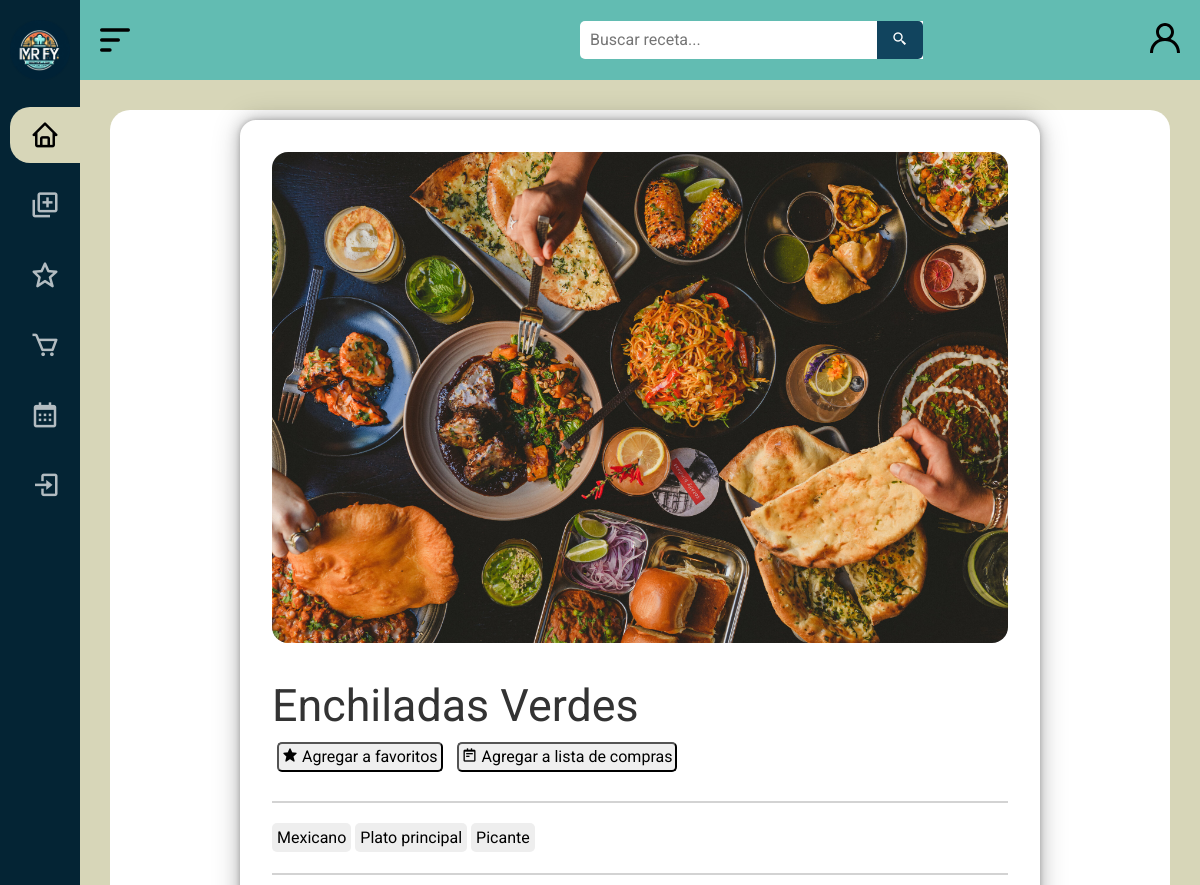
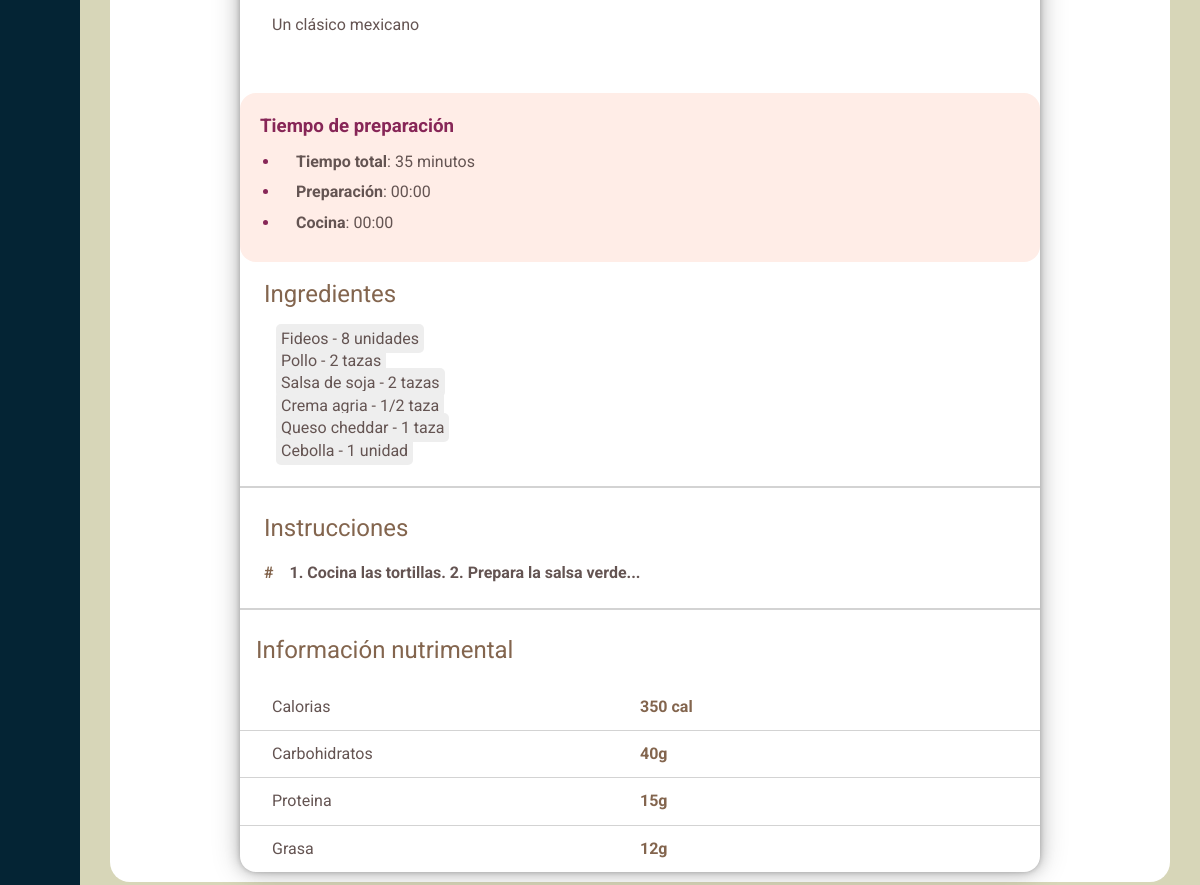
/recipe/4/, run on the app's committed database (2 pictures, top to bottom).
### MRFY/models.py (models this page shows, shortened)
class Recipe(models.Model):
    IDReceta = models.AutoField(primary_key=True, unique=True)  # Clave primaria que coincide con la base de datos
    Nombre = models.CharField(max_length=100, null=False)
    Calorias = models.CharField(max_length=50, null=True)
    CarbHidratos = models.CharField(max_length=50, null=True)
    Proteinas = models.CharField(max_length=50, null=True)
    Grasas = models.CharField(max_length=50, null=True)
    Instrucciones = models.TextField(null=True)
    Comentarios = models.TextField(null=True)
    Valoración = models.DecimalField(max_digits=3, decimal_places=1, null=True)
    TiempoPreparación = models.CharField(max_length=50, null=True)
    Imagen = models.TextField(default='images/wallpaper4.jpg')
    Etiquetas = models.ManyToManyField('Tag', through='RecipeTag')
    Ingredientes = models.ManyToManyField('Ingredient', through='RecipeIngredient')

class RecipeTag(models.Model):
    IDReceta = models.ForeignKey(Recipe, on_delete=models.CASCADE)
    IDTag = models.ForeignKey(Tag, on_delete=models.CASCADE)

class Tag(models.Model):
    IDTag = models.AutoField(primary_key=True, unique=True)  # Clave primaria que coincide con la base de datos
    Nombre = models.CharField(max_length=100, null=False)

class RecipeIngredient(models.Model):
    IDReceta = models.ForeignKey(Recipe, on_delete=models.CASCADE)
    IDIngrediente = models.ForeignKey(Ingredient, on_delete=models.CASCADE)
    Cantidad = models.CharField(max_length=50, null=True)
    Unidad = models.CharField(max_length=50, null=True)

class Ingredient(models.Model):
    IDIngrediente = models.AutoField(primary_key=True, unique=True)  # Clave primaria que coincide con la base de datos
    Nombre = models.CharField(max_length=100, null=False)

### MRFY/views.py (the view)
# urls.py: path('recipe/<int:id_receta>/', recipe, name='recipe_detail'),
def recipe(request, id_receta):
    receta = get_object_or_404(Recipe, IDReceta=id_receta)  # Obtiene la receta por ID o devuelve 404 si no existe
    context = {
        "receta": receta,
        "tags": receta.recipetag_set.all(),  # Obtener todas las relaciones RecipeTag asociadas a la receta
        "ingredientes": receta.recipeingredient_set.all(),  # Obtener todas las relaciones RecipeIngredient asociadas a la receta
        "user": request.user
    }
    return render(request, 'vista_receta/recipe.html', context)  # Renderiza el template con la receta

### MRFY/templates/vista_receta/recipe.html (shortened to what this page needs)
{% load static %}
{% load custom_filters %}
<!DOCTYPE html>
<html lang="es">
<head>
    <link rel="stylesheet" href="{% static 'css/normalize.css' %}">
    <link rel="stylesheet" href="{% static 'css/estilos2.css' %}">
    <link href='https://unpkg.com/boxicons@2.1.4/css/boxicons.min.css' rel='stylesheet'>
</head>
<body id="body">
    <header id="header" class="header_standard">
        <div class="icon__menu">
            <img src="{% static 'images/menu-alt-1-svgrepo-com.svg' %}" alt="icono" class="svg__icon" id="btn_open">
        </div>
        <div class="search__box">
            <form action="{% url 'search' %}" method="GET">
                <input type="text" name="q" class="search__input" placeholder="Buscar receta...">
                <button class="search__button" type="submit">
                    <i class="bx bx-search-alt-2"></i>
                </button>
            </form>
        </div>
        <div class="icon__login">
            <a href="#" class="login">
                <img src="{% static 'images/profile-1335-svgrepo-com.svg' %}" alt="" class="svg__icon" title="Iniciar sesion">
            </a>
        </div>
    </header>
    <div class="menu__side" id="menu_side">
        <div class="name__page">
            <a href="/inicio">
                <img src="{% static 'images/icon.png' %}" alt="icono" class="icon">
            </a>
        </div>
        <div class="options__menu">
            <a href="/inicio" class="select">
                <div class="option">
                    <i class='bx bx-home' title="Inicio"></i>
                </div>
            </a>
            <a href="#">
                <div class="option">
                    <i class='bx bx-add-to-queue' title="Subir receta"></i>
                </div>
            </a>
            <a href="#">
                <div class="option">
                    <i class='bx bx-star' title="Favoritos"></i>
                </div>
            </a>
            <a href="#">
                <div class="option">
                    <i class='bx bx-cart' title="Lista de compras"></i>
                </div>
            </a>
            <a href="#">
                <div class="option">
                    <i class='bx bx-calendar' title="Recetario semanal"></i>
                </div>
            </a>
            {% if user.is_authenticated %}
            <a href="/logout">
                <div class="option">
                    <i class='bx bx-log-out' title="Logout"></i>
                    <h4>Cerrar sesion</h4>
                </div>
            </a>
            {% else %}
            <a href="/login">
                <div class="option">
                    <i class='bx bx-log-in' title="Login"></i>
                </div>
            </a>
            {% endif %}
        </div>
    </div>
    <main>
        <div class="main__container" id="recipe__settings">
            <div class="container__recipe">
                <div class="recipe__img">
                    <img src="{% static receta.Imagen %}" alt="">
                </div>
                <div class="recipe__information">
                    <h1>{{ receta.Nombre }}</h1>
                    <div class="interaction">
                        <button class="favorite__btn">
                            <i class='bx bxs-star' ></i> Agregar a favoritos
                        </button>
                        <button class="shopping-list__btn">
                            <i class='bx bx-notepad'></i> Agregar a lista de compras
                        </button>
                    </div>
                    <hr>
                    <div class="tags">
                        {% for tag in tags %}
                            <a href="{% url 'search' %}?q={{ tag.IDTag.Nombre }}" class="tag">{{ tag.IDTag.Nombre }}</a>
                        {% endfor %}
                    </div>
                    <hr>
                    <p class="description">
                        {{ receta.Comentarios }}
                    </p>
                </div>
                <div class="recipe__prep__time">
                    <h3>Tiempo de preparación</h3>
                    <ul>
                        <li><span>Tiempo total</span>: {{ receta.TiempoPreparación }}</li>
                        <li><span>Preparación</span>: 00:00</li>
                        <li><span>Cocina</span>: 00:00</li>
                    </ul>
                </div>
                <div class="recipe__steps">
                    <h2>Ingredientes</h2>
                    {% for ingrediente in ingredientes %}
                        <ul class="ingredients">
                                <span class="tag">{{ ingrediente.IDIngrediente.Nombre }} - {{ ingrediente.Cantidad }} {{ ingrediente.Unidad }}</span>
                        </ul>
                    {% endfor %}
                </div>
                <hr>
                <div class="recipe__steps">
                    <h2>Instrucciones</h2>
                    <div class="instructions">
                        <div class="item">
                            <div class="num">#</div>
                            <p><span>{{ receta.Instrucciones }}</span></p>
                        </div>
                    </div>
                </div>
                <hr>
                <div class="nutrition__info">
                    <h2>Información nutrimental</h2>
                    <div class="nutrition__table">
                        <div class="item">
                            <p>Calorias</p>
                            <p class="ammount">{{ receta.Calorias }}</p>
                        </div>
                        <div class="item">
                            <p>Carbohidratos</p>
                            <p class="ammount">{{ receta.CarbHidratos }}</p>
                        </div>
                        <div class="item">
                            <p>Proteina</p>
                            <p class="ammount">{{ receta.Proteinas }}</p>
                        </div>
                        <div class="item">
                            <p>Grasa</p>
                            <p class="ammount">{{ receta.Grasas }}</p>
                        </div>
                    </div>
                </div>
            </div>
        </div>
    </main>
</body>
</html>

### data on the page
Recipe: Imagen (picture), Nombre "Enchiladas Verdes", Comentarios "Un clásico mexicano", TiempoPreparación "35 minutos", Instrucciones "1. Cocina las tortillas. 2. Prepara la salsa verde...", Calorias "350 cal", CarbHidratos "40g", Proteinas "15g", Grasas "12g"
RecipeTag: IDTag.Nombre "Mexicano"
RecipeTag: IDTag.Nombre "Plato principal"
RecipeTag: IDTag.Nombre "Picante"
RecipeIngredient: IDIngrediente.Nombre "Fideos", Cantidad "8", Unidad "unidades"
RecipeIngredient: IDIngrediente.Nombre "Pollo", Cantidad "2", Unidad "tazas"
RecipeIngredient: IDIngrediente.Nombre "Salsa de soja", Cantidad "2", Unidad "tazas"
RecipeIngredient: IDIngrediente.Nombre "Crema agria", Cantidad "1/2", Unidad "taza"
RecipeIngredient: IDIngrediente.Nombre "Queso cheddar", Cantidad "1", Unidad "taza"
RecipeIngredient: IDIngrediente.Nombre "Cebolla", Cantidad "1", Unidad "unidad"
